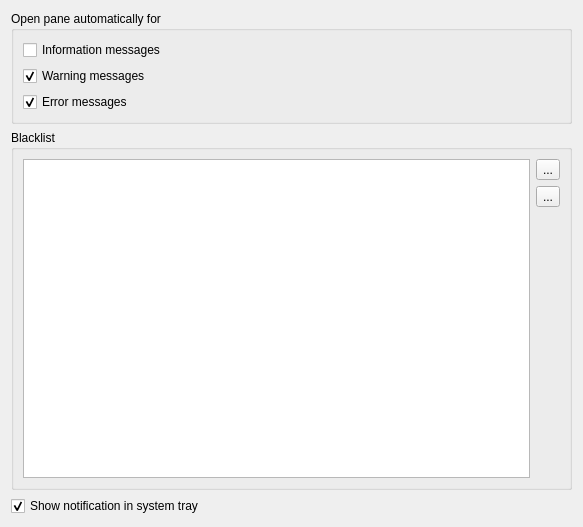
<?xml version="1.0" encoding="UTF-8"?>
<ui version="4.0">
 <class>Form</class>
 <widget class="QWidget" name="Form">
  <property name="geometry">
   <rect>
    <x>0</x>
    <y>0</y>
    <width>583</width>
    <height>527</height>
   </rect>
  </property>
  <property name="windowTitle">
   <string>Form</string>
  </property>
  <property name="toolTip">
   <string>Show notifications in system tray (depends on the OS and whether the tray icon is visible or not)</string>
  </property>
  <layout class="QVBoxLayout" name="verticalLayout">
   <item>
    <widget class="QGroupBox" name="groupBox">
     <property name="title">
      <string>Open pane automatically for</string>
     </property>
     <layout class="QVBoxLayout" name="verticalLayout_2">
      <item>
       <widget class="QCheckBox" name="cb_info">
        <property name="toolTip">
         <string>General purpose information messages</string>
        </property>
        <property name="text">
         <string>Information messages</string>
        </property>
        <property name="icon">
         <iconset theme="dialog-information">
          <normaloff>.</normaloff>.</iconset>
        </property>
        <property name="checked">
         <bool>false</bool>
        </property>
       </widget>
      </item>
      <item>
       <widget class="QCheckBox" name="cb_warning">
        <property name="toolTip">
         <string>User warnings</string>
        </property>
        <property name="text">
         <string>Warning messages</string>
        </property>
        <property name="icon">
         <iconset theme="dialog-warning">
          <normaloff>.</normaloff>.</iconset>
        </property>
        <property name="checked">
         <bool>true</bool>
        </property>
       </widget>
      </item>
      <item>
       <widget class="QCheckBox" name="cb_errors">
        <property name="toolTip">
         <string>Internal errors,...</string>
        </property>
        <property name="text">
         <string>Error messages</string>
        </property>
        <property name="icon">
         <iconset theme="dialog-error">
          <normaloff>.</normaloff>.</iconset>
        </property>
        <property name="checked">
         <bool>true</bool>
        </property>
       </widget>
      </item>
     </layout>
    </widget>
   </item>
   <item>
    <widget class="QGroupBox" name="groupBox_2">
     <property name="title">
      <string>Blacklist</string>
     </property>
     <layout class="QHBoxLayout" name="horizontalLayout">
      <item>
       <widget class="QListWidget" name="blacklist">
        <property name="toolTip">
         <string>The list of ignored notifications</string>
        </property>
       </widget>
      </item>
      <item>
       <layout class="QVBoxLayout" name="verticalLayout_3">
        <property name="leftMargin">
         <number>0</number>
        </property>
        <item>
         <widget class="QToolButton" name="bt_rm">
          <property name="toolTip">
           <string>Remove the select notification from the blacklist.</string>
          </property>
          <property name="text">
           <string>...</string>
          </property>
          <property name="icon">
           <iconset theme="list-remove">
            <normaloff>.</normaloff>.</iconset>
          </property>
         </widget>
        </item>
        <item>
         <widget class="QToolButton" name="bt_clear">
          <property name="toolTip">
           <string>Clear tjhe blacklist</string>
          </property>
          <property name="text">
           <string>...</string>
          </property>
          <property name="icon">
           <iconset theme="edit-clear">
            <normaloff>.</normaloff>.</iconset>
          </property>
         </widget>
        </item>
        <item>
         <spacer name="verticalSpacer_2">
          <property name="orientation">
           <enum>Qt::Vertical</enum>
          </property>
          <property name="sizeHint" stdset="0">
           <size>
            <width>20</width>
            <height>40</height>
           </size>
          </property>
         </spacer>
        </item>
       </layout>
      </item>
     </layout>
    </widget>
   </item>
   <item>
    <widget class="QCheckBox" name="cb_allow_system_tray">
     <property name="toolTip">
      <string>If checked, the IDE notifications will be shown through the system tray icon (or libnotify on GNU/Linux).</string>
     </property>
     <property name="text">
      <string>Show notification in system tray</string>
     </property>
     <property name="checked">
      <bool>true</bool>
     </property>
    </widget>
   </item>
  </layout>
 </widget>
 <resources/>
 <connections/>
</ui>
